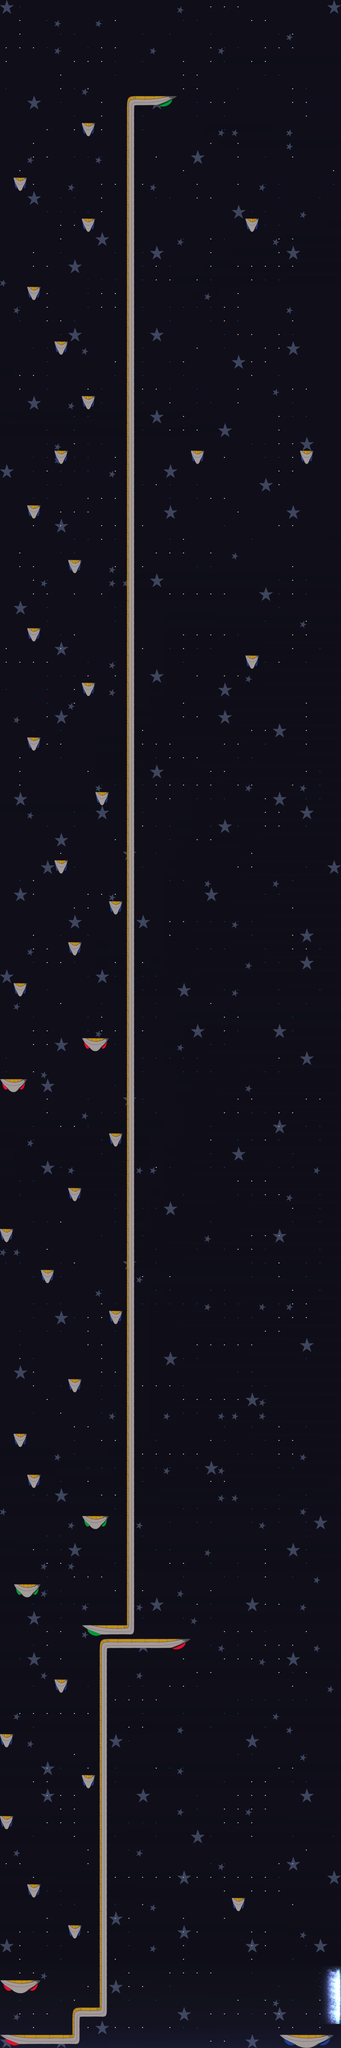

Rendered tile map (Tiled .tmx) drawn with the repository's tilesets; below, a short description and the map source with its tile grids summarised:
An orthogonal 25x150 tile map with 32x32 px tiles, 4 tile layers (buildings, fx, xfx, floor), 17 tilesets and 57 objects.

<map version="1.0" orientation="orthogonal" renderorder="left-down" width="25" height="150" tilewidth="32" tileheight="32" nextobjectid="71">
 <tileset firstgid="1" name="bot_espacio" tilewidth="32" tileheight="32" tilecount="64">
  <image source="bot_espacio.png" width="533" height="134" />
 </tileset>
 <tileset firstgid="65" name="mid_espacio" tilewidth="32" tileheight="32" tilecount="64">
  <image source="mid_espacio.png" width="533" height="134" />
 </tileset>
 <tileset firstgid="129" name="top_espacio" tilewidth="32" tileheight="32" tilecount="64">
  <image source="top_espacio.png" width="534" height="133" />
 </tileset>
 <tileset firstgid="193" name="particula_azul32-4x4" tilewidth="32" tileheight="32" tilecount="1">
  <image source="particula_azul32-4x4.png" width="32" height="32" />
 </tileset>
 <tileset firstgid="194" name="particula_blanca32-4x4" tilewidth="32" tileheight="32" tilecount="1">
  <image source="particula_blanca32-4x4.png" width="32" height="32" />
 </tileset>
 <tileset firstgid="195" name="estrella32x32" tilewidth="32" tileheight="32" tilecount="1">
  <image source="estrella32x32.png" width="32" height="32" />
 </tileset>
 <tileset firstgid="196" name="estrella32-16-izq_bot-2" tilewidth="32" tileheight="32" tilecount="1">
  <image source="estrella32-16-izq_bot-2.png" width="32" height="32" />
 </tileset>
 <tileset firstgid="197" name="plataforma-roja" tilewidth="32" tileheight="32" tilecount="5">
  <image source="plataforma-roja.png" width="160" height="32" />
 </tileset>
 <tileset firstgid="202" name="PLATAFORMA-ARRIBA" tilewidth="32" tileheight="32" tilecount="9">
  <image source="PLATAFORMA-ARRIBA.png" width="96" height="96" />
 </tileset>
 <tileset firstgid="211" name="plataforma-roja-3" tilewidth="32" tileheight="32" tilecount="5">
  <image source="plataforma-roja-3.png" width="160" height="32" />
 </tileset>
 <tileset firstgid="216" name="plataforma32x32" tilewidth="32" tileheight="32" tilecount="9">
  <image source="plataforma32x32.png" width="96" height="96" />
 </tileset>
 <tileset firstgid="225" name="plataforma-azul-chica" tilewidth="32" tileheight="32" tilecount="5">
  <image source="plataforma-azul-chica.png" width="160" height="32" />
 </tileset>
 <tileset firstgid="230" name="plataforma-verde" tilewidth="32" tileheight="32" tilecount="5">
  <image source="plataforma-verde.png" width="160" height="32" />
 </tileset>
 <tileset firstgid="235" name="plataforma-azul-chica" tilewidth="32" tileheight="32" tilecount="5">
  <image source="plataforma-azul-chica.png" width="160" height="32" />
 </tileset>
 <tileset firstgid="240" name="plataforma-verde-2" tilewidth="32" tileheight="32" tilecount="5">
  <image source="plataforma-verde-2.png" width="160" height="32" />
 </tileset>
 <tileset firstgid="245" name="plataforma-roja-2" tilewidth="32" tileheight="32" tilecount="5">
  <image source="plataforma-roja-2.png" width="160" height="32" />
 </tileset>
 <tileset firstgid="250" name="portal" tilewidth="32" tileheight="32" tilecount="64">
  <image source="portaldrc.png" width="256" height="256" />
  <tile id="0">
   <properties>
    <property name="part1" value="1" />
   </properties>
  </tile>
  <tile id="1">
   <properties>
    <property name="part6" value="1" />
   </properties>
  </tile>
  <tile id="2">
   <properties>
    <property name="part1" value="2" />
   </properties>
  </tile>
  <tile id="3">
   <properties>
    <property name="part6" value="2" />
   </properties>
  </tile>
  <tile id="4">
   <properties>
    <property name="part1" value="3" />
   </properties>
  </tile>
  <tile id="5">
   <properties>
    <property name="part6" value="3" />
   </properties>
  </tile>
  <tile id="6">
   <properties>
    <property name="part1" value="4" />
   </properties>
  </tile>
  <tile id="7">
   <properties>
    <property name="part6" value="4" />
   </properties>
  </tile>
  <tile id="8">
   <properties>
    <property name="part2" value="1" />
   </properties>
  </tile>
  <tile id="9">
   <properties>
    <property name="part7" value="1" />
   </properties>
  </tile>
  <tile id="10">
   <properties>
    <property name="part2" value="2" />
   </properties>
  </tile>
  <tile id="11">
   <properties>
    <property name="part7" value="2" />
   </properties>
  </tile>
  <tile id="12">
   <properties>
    <property name="part2" value="3" />
   </properties>
  </tile>
  <tile id="13">
   <properties>
    <property name="part7" value="3" />
   </properties>
  </tile>
  <tile id="14">
   <properties>
    <property name="part2" value="4" />
   </properties>
  </tile>
  <tile id="15">
   <properties>
    <property name="part7" value="4" />
   </properties>
  </tile>
  <tile id="16">
   <properties>
    <property name="part3" value="1" />
   </properties>
  </tile>
  <tile id="17">
   <properties>
    <property name="part8" value="1" />
   </properties>
  </tile>
  <tile id="18">
   <properties>
    <property name="part3" value="2" />
   </properties>
  </tile>
  <tile id="19">
   <properties>
    <property name="part8" value="2" />
   </properties>
  </tile>
  <tile id="20">
   <properties>
    <property name="part3" value="3" />
   </properties>
  </tile>
  <tile id="21">
   <properties>
    <property name="part8" value="3" />
   </properties>
  </tile>
  <tile id="22">
   <properties>
    <property name="part3" value="4" />
   </properties>
  </tile>
  <tile id="23">
   <properties>
    <property name="part8" value="4" />
   </properties>
  </tile>
  <tile id="24">
   <properties>
    <property name="part4" value="1" />
   </properties>
  </tile>
  <tile id="25">
   <properties>
    <property name="part9" value="1" />
   </properties>
  </tile>
  <tile id="26">
   <properties>
    <property name="part4" value="2" />
   </properties>
  </tile>
  <tile id="27">
   <properties>
    <property name="part9" value="2" />
   </properties>
  </tile>
  <tile id="28">
   <properties>
    <property name="part4" value="3" />
   </properties>
  </tile>
  <tile id="29">
   <properties>
    <property name="part9" value="3" />
   </properties>
  </tile>
  <tile id="30">
   <properties>
    <property name="part4" value="4" />
   </properties>
  </tile>
  <tile id="31">
   <properties>
    <property name="part9" value="4" />
   </properties>
  </tile>
  <tile id="32">
   <properties>
    <property name="part5" value="1" />
   </properties>
  </tile>
  <tile id="33">
   <properties>
    <property name="part10" value="1" />
   </properties>
  </tile>
  <tile id="34">
   <properties>
    <property name="part5" value="2" />
   </properties>
  </tile>
  <tile id="35">
   <properties>
    <property name="part10" value="2" />
   </properties>
  </tile>
  <tile id="36">
   <properties>
    <property name="part5" value="3" />
   </properties>
  </tile>
  <tile id="37">
   <properties>
    <property name="part10" value="3" />
   </properties>
  </tile>
  <tile id="38">
   <properties>
    <property name="part5" value="4" />
   </properties>
  </tile>
  <tile id="39">
   <properties>
    <property name="part10" value="4" />
   </properties>
  </tile>
 </tileset>
 <layer name="buildings" width="25" height="150" opacity="0.98">
  <data>[3750 cells, 3750 non-empty, 152 distinct tile ids]</data>
 </layer>
 <layer name="fx" width="25" height="150">
  <data>[3750 cells, 1163 non-empty, 2 distinct tile ids]</data>
 </layer>
 <layer name="xfx" width="25" height="150">
  <data>[3750 cells, 228 non-empty, 2 distinct tile ids]</data>
 </layer>
 <layer name="floor" width="25" height="150">
  <data>[3750 cells, 224 non-empty, 36 distinct tile ids]</data>
 </layer>
 <objectgroup name="objetos">
  <properties>
   <property name="clase" value="1" />
  </properties>
  <!-- 51 objects omitted --></objectgroup>
 <objectgroup name="coins">
  <!-- 6 objects omitted --></objectgroup>
</map>
<!-- 57 of 57 objects omitted -->
